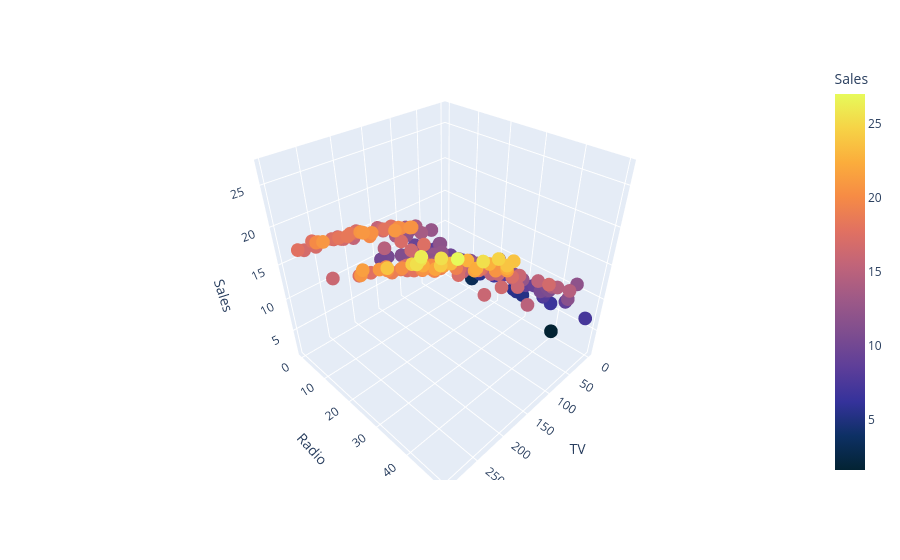

Notebook code for this chart:
### Code cell
# true data
fig = px.scatter_3d(df, 
                    x = df['TV'], 
                    y = df['Radio'], 
                    z = df['Sales'], 
                    color = df['Sales'], 
                    color_continuous_scale='thermal')
fig.show()

### Figure 1 — Plotly figure (JSON) as saved in the notebook; plotly's stock layout.template omitted (floating-point values rounded to 4 significant figures; data arrays with more than 128 entries replaced by an {"elided": "..."} marker saying what was removed)
{"data": [{"hovertemplate": "TV=%{x}<br>Radio=%{y}<br>Sales=%{marker.color}<extra></extra>", "legendgroup": "", "marker": {"color": {"elided": "200 float values"}, "coloraxis": "coloraxis", "symbol": "circle"}, "mode": "markers", "name": "", "scene": "scene", "showlegend": false, "type": "scatter3d", "x": {"elided": "200 float values"}, "y": {"elided": "200 float values"}, "z": {"elided": "200 float values"}}], "layout": {"coloraxis": {"colorbar": {"title": {"text": "Sales"}}, "colorscale": [[0, "rgb(3, 35, 51)"], [0.09091, "rgb(13, 48, 100)"], [0.1818, "rgb(53, 50, 155)"], [0.2727, "rgb(93, 62, 153)"], [0.3636, "rgb(126, 77, 143)"], [0.4545, "rgb(158, 89, 135)"], [0.5455, "rgb(193, 100, 121)"], [0.6364, "rgb(225, 113, 97)"], [0.7273, "rgb(246, 139, 69)"], [0.8182, "rgb(251, 173, 60)"], [0.9091, "rgb(246, 211, 70)"], [1, "rgb(231, 250, 90)"]]}, "legend": {"tracegroupgap": 0}, "margin": {"t": 60}, "scene": {"domain": {"x": [0, 1], "y": [0, 1]}, "xaxis": {"title": {"text": "TV"}}, "yaxis": {"title": {"text": "Radio"}}, "zaxis": {"title": {"text": "Sales"}}}}}
